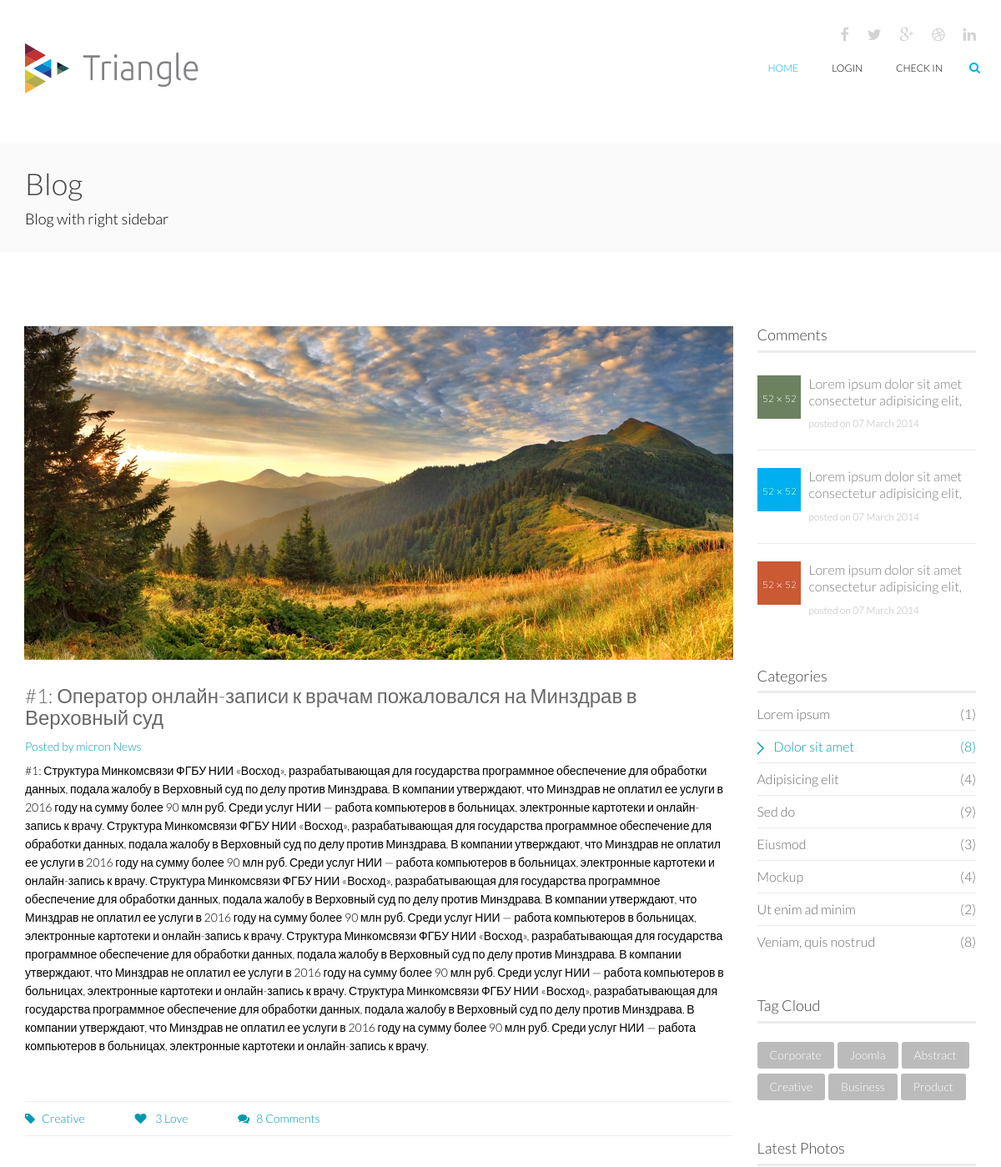
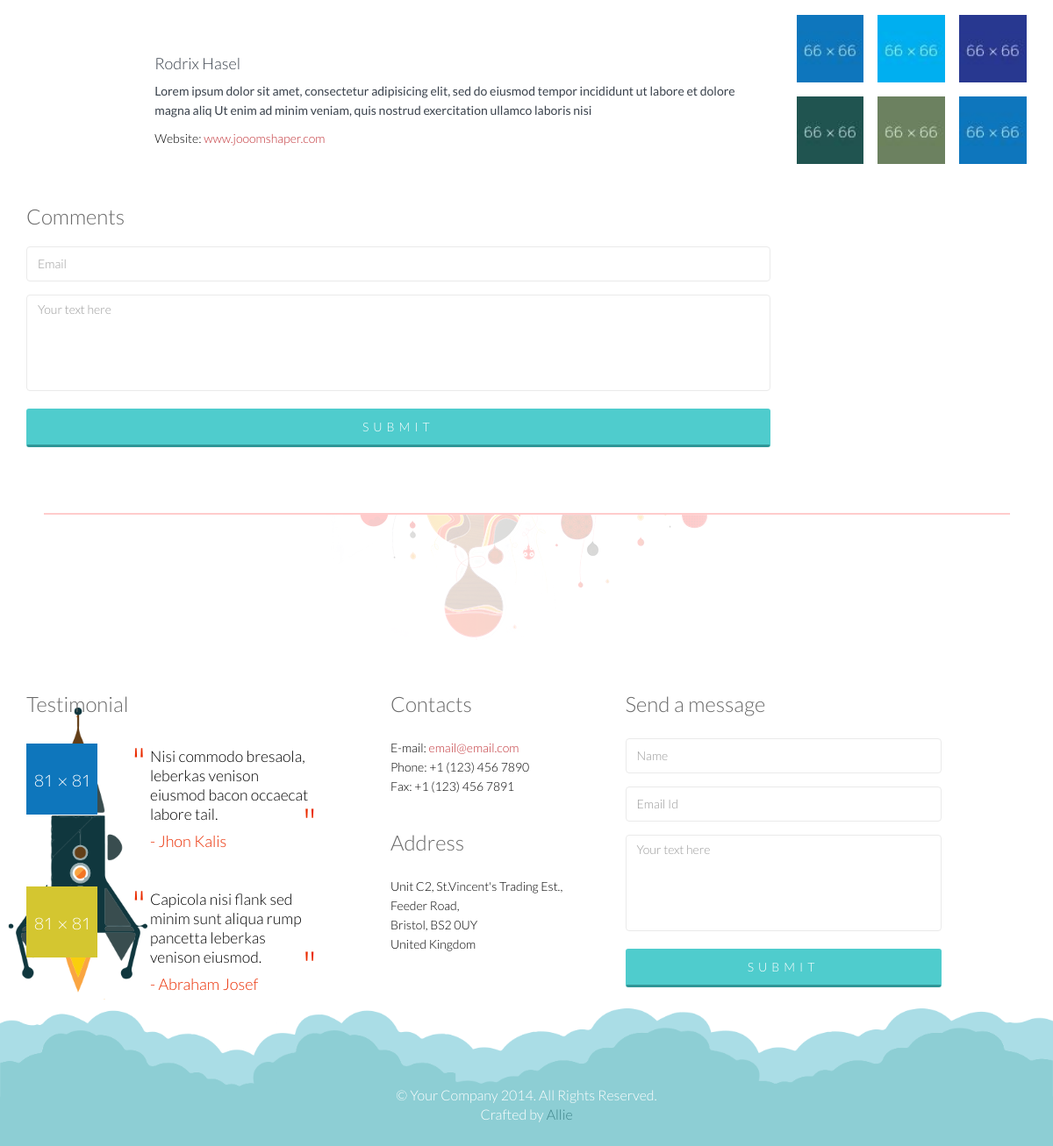
The page /?action=item&newsId=1 on the database its author committed (2 pictures, top to bottom).
### tables this page shows
CREATE TABLE `news` (
  `id` int(11) NOT NULL,
  `picture` varchar(255) NOT NULL,
  `caption` varchar(255) NOT NULL,
  `description` text NOT NULL,
  `love` int(11) NOT NULL DEFAULT '0',
  `comments` int(11) NOT NULL DEFAULT '0',
  `date` date NOT NULL
);

### controllers/OneNewsController.php (called while the page is built)
<?php
	function OneNewsController($id)
	{
		require_once ROOT.'/models/OneNews.php';
		$dataId = OneNews($id);
		require_once ROOT.'/views/item/index.php';
	}

### models/OneNews.php (called while the page is built)
<?php
	function OneNews($id)
	{
		$db = connectionToTheDatabase();
		$sql = 'SELECT * FROM news WHERE id = :id';
		$statement = $db->prepare($sql);
		$statement->bindParam(':id', $id, PDO::PARAM_INT);
		$statement->execute();
		return $statement->fetch(PDO::FETCH_ASSOC);
	}

### components/db.php (called while the page is built, shortened)
<?php
	function connectionToTheDatabase()
	{
		try {
	  	$connect = new PDO(HOST, USERNAME, PASSWORD);
		} catch(PDOException $err) {
	  	echo "Ошибка: не удается подключиться: " . $err->getMessage();
		}
		if (isset($connect)) return $connect;
	}
	function exists($user_id)
	{
		$db = connectionToTheDatabase();
		$statement = $db->prepare("SELECT 1 FROM ipaddress_likes_map WHERE user_id = ?");
		$statement->execute([$user_id]);
		$res = $statement->fetchColumn();
		return false;
	}
	function countComment($id)
	{
		$db = connectionToTheDatabase();
		$countSql = 'SELECT COUNT(*) as count FROM tbl_comment WHERE itemID = '.$id;
		$statement = $db->prepare($countSql);
		$res = $statement->execute();
		if ($res) return $totalres = $statement->fetchColumn();
		return 0;
	}

### views/item/index.php (the view, shortened to what this page needs)
<?php require_once ROOT.'/views/layouts/header.php'; ?>
    <section id="page-breadcrumb">
        <div class="vertical-center sun">
             <div class="container">
                <div class="row">
                    <div class="action">
                        <div class="col-sm-12">
                            <?php if (isset($_SESSION['session_username'])): ?>
                                <h1 class="title" style="font-family: Arial;">Добро пожаловать, <span> <?=$_SESSION['session_username']; ?> </span>!</h1>
                                <p><a href="/logout/" class="color-red">Выйти</a> из системы...</p>
                            <?php else: ?>
                                <h1 class="title">Blog</h1>
                                <p>Blog with right sidebar</p>
                            <?php endif; ?>
                        </div>
                    </div>
                </div>
            </div>
        </div>
    </section>
    <section id="blog-details" class="padding-top">
        <div class="container">
            <div class="row">
                <div class="col-md-9 col-sm-7">
                    <div class="row">
                         <div class="col-md-12 col-sm-12">
                            <div class="single-blog blog-details two-column">
                                <div class="post-thumb">
                                    <a href="#"><img src="<?=$dataId['picture']; ?>" class="img-responsive" alt=""></a>
                                </div>
                                <div class="post-content overflow">
                                    <h2 class="post-title bold"><a href="#"><?=$dataId['caption']; ?></a></h2>
                                    <h3 class="post-author"><a href="#">Posted by micron News</a></h3>
                                    <p><?=$dataId['description']; ?></p>
                                    <div class="post-bottom overflow">
                                        <ul class="nav navbar-nav post-nav">
                                            <li><a href="#"><i class="fa fa-tag"></i>Creative</a></li>
                                            <?php if (exists($_SESSION['session_username'].'-'.$dataId['id'])): ?>
                                                <li id="tutorial-<?=$dataId['id']; ?>">
                                                    <input type="hidden" id="likes-<?=$dataId['id']; ?>" value="<?=$dataId['love']; ?>">
                                                    <a>
                                                        <span class="btn-likes"><i title="Unlike" class="fa fa-heart unlike" onclick="addLikes(<?=$dataId['id']; ?>,'unlike')"></i></span>
                                                        <span class="label-likes"><?=$dataId['love']; ?></span>
                                                        <span>Love</span>
                                                    </a>
                                                </li>
                                            <?php else: ?>
                                                <li>
                                                    <a>
                                                        <span><i class="fa fa-heart"></i></span>
                                                        <span class="label-likes"><?=$dataId['love']; ?></span>
                                                        <span>Love</span>
                                                    </a>
                                                </li>
                                            <?php endif; ?>
                                            <li><a href="#"><i class="fa fa-comments"></i><?=countComment($dataId['id']); ?> Comments</a></li>
                                        </ul>
                                    </div>
                                    <div class="author-profile padding">
                                        <div class="row">
                                            <div class="col-sm-2">
                                            </div>
                                            <div class="col-sm-10">
                                                <h3>Rodrix Hasel</h3>
                                                <p>Lorem ipsum dolor sit amet, consectetur adipisicing elit, sed do eiusmod tempor incididunt ut labore et dolore magna aliq Ut enim ad minim veniam, quis nostrud exercitation ullamco laboris nisi</p>
                                                <span>Website:<a href="www.jooomshaper.com"> www.jooomshaper.com</a></span>
                                            </div>
                                        </div>
                                    </div>
                                    <div class="response-area">
                                    <h2 class="bold">Comments</h2>
                                    <form id="main-contact-form" name="comment_form" method="post">
                                        <div class="form-group">
                                            <input type="email" name="email" id="comment_email" class="form-control" required="required" placeholder="Email">
                                        </div>
                                        <div class="form-group">
                                            <textarea name="comment_content" id="message" required="required" class="form-control" rows="8" placeholder="Your text here"></textarea>
                                        </div>
                                        <div class="form-group">
                                            <input type="submit" name="submit" class="btn btn-submit" value="Submit">
                                        </div>
                                    </form>
                                </div>
                                </div>
                            </div>
                        </div>
                    </div>
                 </div>
                <div class="col-md-3 col-sm-5">
                    <div class="sidebar blog-sidebar">
                        <div class="sidebar-item  recent">
                            <h3>Comments</h3>
                            <div class="media">
                                <div class="pull-left">
                                    <a href="#"><img src="images/portfolio/project1.jpg" alt=""></a>
                                </div>
                                <div class="media-body">
                                    <h4><a href="#">Lorem ipsum dolor sit amet consectetur adipisicing elit,</a></h4>
                                    <p>posted on  07 March 2014</p>
                                </div>
                            </div>
                            <div class="media">
                                <div class="pull-left">
                                    <a href="#"><img src="images/portfolio/project2.jpg" alt=""></a>
                                </div>
                                <div class="media-body">
                                    <h4><a href="#">Lorem ipsum dolor sit amet consectetur adipisicing elit,</a></h4>
                                    <p>posted on  07 March 2014</p>
                                </div>
                            </div>
                            <div class="media">
                                <div class="pull-left">
                                    <a href="#"><img src="images/portfolio/project3.jpg" alt=""></a>
                                </div>
                                <div class="media-body">
                                    <h4><a href="#">Lorem ipsum dolor sit amet consectetur adipisicing elit,</a></h4>
                                    <p>posted on  07 March 2014</p>
                                </div>
                            </div>
                        </div>
                        <div class="sidebar-item categories">
                            <h3>Categories</h3>
                            <ul class="nav navbar-stacked">
                                <li><a href="#">Lorem ipsum<span class="pull-right">(1)</span></a></li>
                                <li class="active"><a href="#">Dolor sit amet<span class="pull-right">(8)</span></a></li>
                                <li><a href="#">Adipisicing elit<span class="pull-right">(4)</span></a></li>
                                <li><a href="#">Sed do<span class="pull-right">(9)</span></a></li>
                                <li><a href="#">Eiusmod<span class="pull-right">(3)</span></a></li>
                                <li><a href="#">Mockup<span class="pull-right">(4)</span></a></li>
                                <li><a href="#">Ut enim ad minim <span class="pull-right">(2)</span></a></li>
                                <li><a href="#">Veniam, quis nostrud <span class="pull-right">(8)</span></a></li>
                            </ul>
                        </div>
                        <div class="sidebar-item tag-cloud">
                            <h3>Tag Cloud</h3>
                            <ul class="nav nav-pills">
                                <li><a href="#">Corporate</a></li>
                                <li><a href="#">Joomla</a></li>
                                <li><a href="#">Abstract</a></li>
                                <li><a href="#">Creative</a></li>
                                <li><a href="#">Business</a></li>
                                <li><a href="#">Product</a></li>
                            </ul>
                        </div>
                        <div class="sidebar-item popular">
                            <h3>Latest Photos</h3>
                            <ul class="gallery">
                                <li><a href="#"><img src="images/portfolio/popular1.jpg" alt=""></a></li>
                                <li><a href="#"><img src="images/portfolio/popular2.jpg" alt=""></a></li>
                                <li><a href="#"><img src="images/portfolio/popular3.jpg" alt=""></a></li>
                                <li><a href="#"><img src="images/portfolio/popular4.jpg" alt=""></a></li>
                                <li><a href="#"><img src="images/portfolio/popular5.jpg" alt=""></a></li>
                                <li><a href="#"><img src="images/portfolio/popular1.jpg" alt=""></a></li>
                            </ul>
                        </div>
                    </div>
                </div>
            </div>
        </div>
    </section>
<?php require_once ROOT.'/views/layouts/footer.php'; ?>

### rows shown on the page
news: picture (picture), caption "#1: Оператор онлайн-записи к врачам пожаловался на Минздрав в Верховный суд", description "#1: Структура Минкомсвязи ФГБУ НИИ «Восход», разрабатывающая для государства программное обеспечение для обработки данных, подала жалобу в Верховный суд по делу против Минздрава. В компании утверждают, что Минздрав не оплатил ее услуги в 2016 году на сумму более 90 млн руб. Среди услуг НИИ — работа компьютеров в больницах, электронные картотеки и онлайн-запись к врачу. Структура Минкомсвязи ФГБУ НИИ «Восход», разрабатывающая для государства программное обеспечение для обработки данных, подала жалобу в Верховный суд по делу против Минздрава. В компании утверждают, что Минздрав не оплатил ее услуги в 2016 году на сумму более 90 млн руб. Среди услуг НИИ — работа компьютеров в больницах,…", love "3"

### other values the page prints
countComment($dataId['id']) "8"
